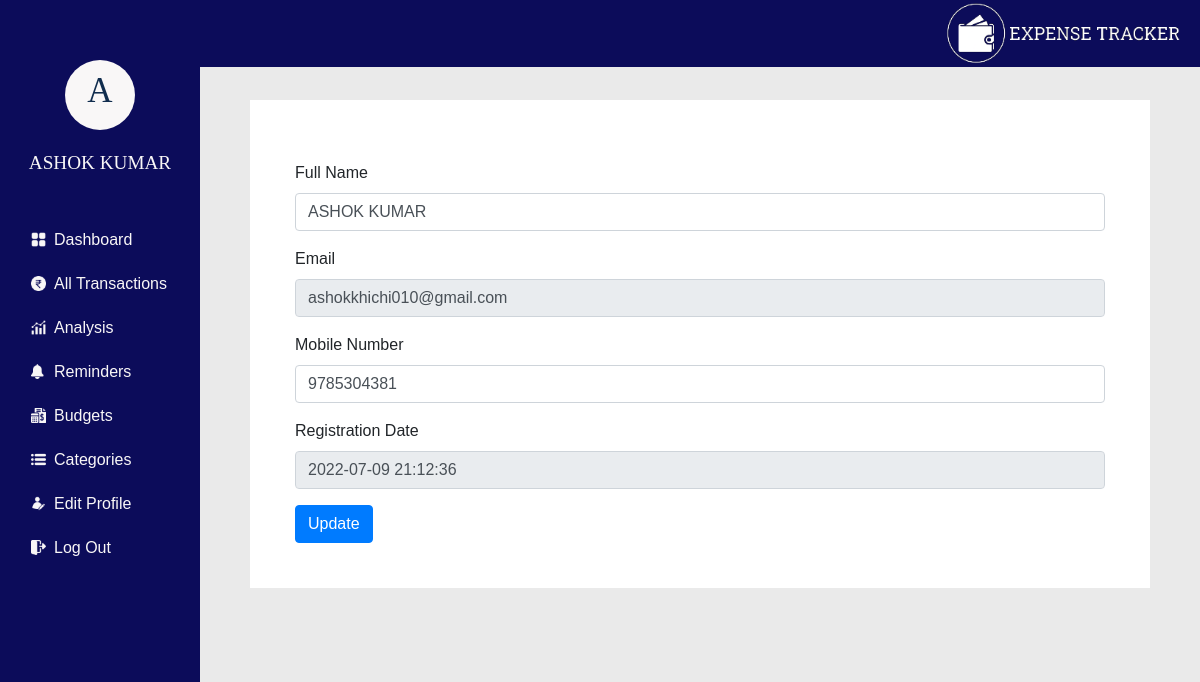
/user-profile.php (signed in), run on the app's committed database.
### tables this page shows
CREATE TABLE `users` (
  `id` int(11) NOT NULL,
  `name` varchar(150) NOT NULL,
  `email` varchar(200) NOT NULL,
  `mobileNumber` bigint(11) NOT NULL,
  `password` varchar(200) NOT NULL,
  `regDate` timestamp NOT NULL DEFAULT current_timestamp(),
  `monthlyBudget` int(11) DEFAULT NULL,
  `budget` int(11) DEFAULT NULL,
  `debt` int(11) DEFAULT NULL,
  `credit` int(11) DEFAULT NULL
);

### user-profile.php (the view, shortened to what this page needs)
<?php
include('include/dbconn.php');
?>
<!DOCTYPE html>
<html>
<head>
        <link href="css/googleFonts.css" rel="stylesheet">
    <link rel="stylesheet" href="css/bootstrap.min.css">
</head>
<body>
    <div id="mySidebar" class="sidebar">
        <div class="user-prof-back">
            <h3 id="userIcon"></h3>
        </div>
        <p id="userName" class="user-name"></p>
        <div class="nav-link-container">
            <div class="nav-links">
                <img src="images/icons/dashboards.png" height="20px" width="20px"><a href="dashboard.php">Dashboard</a>
            </div>
            <div class="nav-links">
                <img src="images/icons/rupee.png" height="20px" width="20px"><a href="alltransaction.php">All Transactions</a>
            </div>
            <div class="nav-links">
                <img src="images/icons/analytics.png" height="20px" width="20px"><a href="analysis.php">Analysis</a>
            </div>
            <div class="nav-links">
                <img src="images/icons/bell.png" height="20px" width="20px"><a href="reminders.php">Reminders</a>
            </div>
            <div class="nav-links">
                <img src="images/icons/budget.png" height="20px" width="20px"><a href="budgets.php">Budgets</a>
            </div>
            <div class="nav-links">
                <img src="images/icons/menu.png" height="20px" width="20px"><a href="categories.php">Categories</a>
            </div>
            <div class="nav-links">
                <img src="images/icons/user.png" height="20px" width="20px"><a href="user-profile.php">Edit Profile</a>
            </div>
            <div class="nav-links">
                <img src="images/icons/logout.png" height="20px" width="20px"><a href="logout.php">Log Out</a>
            </div>
        </div>
    </div>
    <div id="main">
        <div class="header">
            <img id="logo" src="images/logo_main2.png">
        </div>
        <?php
        $userId = $_SESSION['id'];
        $ret = mysqli_query($conn, "select * from users where ID='$userId'");
        while ($row = mysqli_fetch_assoc($ret)) {
        ?>
            <div class="form-container">
                <form class="bootstrap-form" method="post" action="">
                    <div class="form-group">
                        <label for="exampleInputEmail1">Full Name</label>
                        <input type="text" name="name" value="<?php echo $row['name']; ?>" class="form-control" id="exampleInputEmail1" aria-describedby="emailHelp">
                    </div>
                    <div class="form-group">
                        <label for="exampleInputEmail1">Email</label>
                        <input type="email" name="email" readonly value="<?php echo $row['email']; ?>" class="form-control" id="exampleInputEmail1" aria-describedby="emailHelp">
                    </div>
                    <div class="form-group">
                        <label for="exampleInputPassword1">Mobile Number</label>
                        <input type="numb" name="number" value="<?php echo $row['mobileNumber']; ?>" class="form-control" id="exampleInputPassword1">
                    </div>
                    <div class="form-group">
                        <label for="exampleInputEmail1">Registration Date</label>
                        <input type="email" readonly value="<?php echo $row['regDate'] ?>" class="form-control" id="exampleInputEmail1" aria-describedby="emailHelp">
                    </div>
                    <button type="submit" name="submit" class="btn btn-primary">Update</button>
                <?php } ?>
                </form>
            </div>
    </div>
</body>
</html>

### user-profile.php (style rules this page uses)
body { font-family: "open sans", sans-serif; margin-top: 0px; margin-left: 0px; margin-right: 0px; background-color: #eaeaea; }
.sidebar { height: 100%; width: 0; position: fixed; z-index: 3; top: 0; left: 0; width: 200px; background-color: #0C0C5A; overflow-x: hidden; transition: 0.5s; padding-top: 60px; padding-bottom: 10px; text-align: start; }
.nav-link-container { margin-top: 50px; margin-left: 15px; }
.nav-links { margin-top: 20px; margin-left: 16px; display: flex; align-items: center; }
.nav-links img { height: 15px; width: 15px; }
.sidebar a { padding-left: 8px; text-decoration: none; font-size: 1rem; color: #F9F7F7; text-align: left; transition: 0.3s; }
#main { transition: margin-left .5s; padding: 16px; padding-top: 0px; padding-left: 0px; padding-right: 0px; background-color: #EAEAEA; }
@media (min-width:992px) { .sidebar { width: 200px; } }
@media (min-width:992px) { #main { margin-left: 200px; } }
.header { background-color: #0C0C5A; padding: 0 20px 0 0; position: fixed; width: 100%; z-index: 2; }
.header img { height: 67px; width: 234px; display: block; margin: 0 200px 0 auto; }
.user-prof-back { height: 70px; width: 70px; border-radius: 1000px; background-color: #F9F7F7; margin: auto; text-align: center; display: flex; align-items: center; justify-content: center; }
.user-prof-back h3 { font-family: 'open sans', 'sans-serif'; font-size: 35px; color: #112D4E; font-weight: 400; }
.user-name { text-align: center; font-size: 1.2rem; color: #F9F7F7; font-family: 'open sans', 'sans-serif'; margin-block-start: 1em; margin-block-end: 1em; }
.bootstrap-form { padding: 5% 5% 5%; background-color: white; }
.form-container { padding: 10% 5% 5%; }

### data on the page
users: name "ASHOK KUMAR", email "ashokkhichi010@gmail.com", number "9785304381", regDate "2022-07-09 21:12:36"
